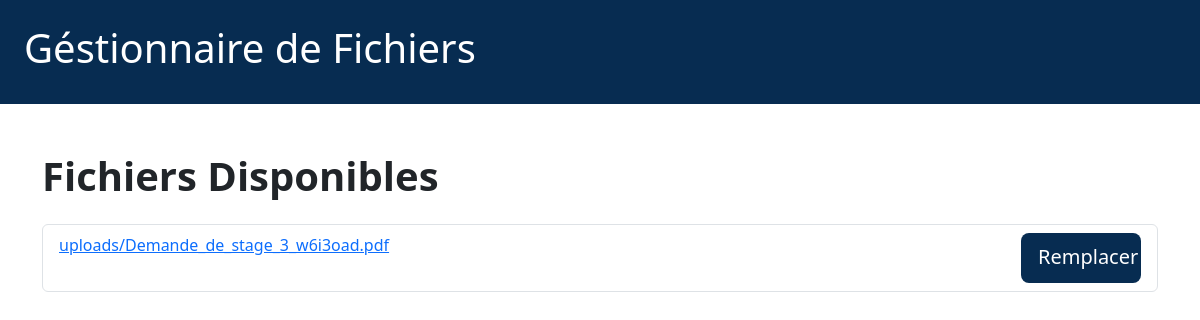
Before: /fichier/fichierDisponible/ (signed in) with the older database file.
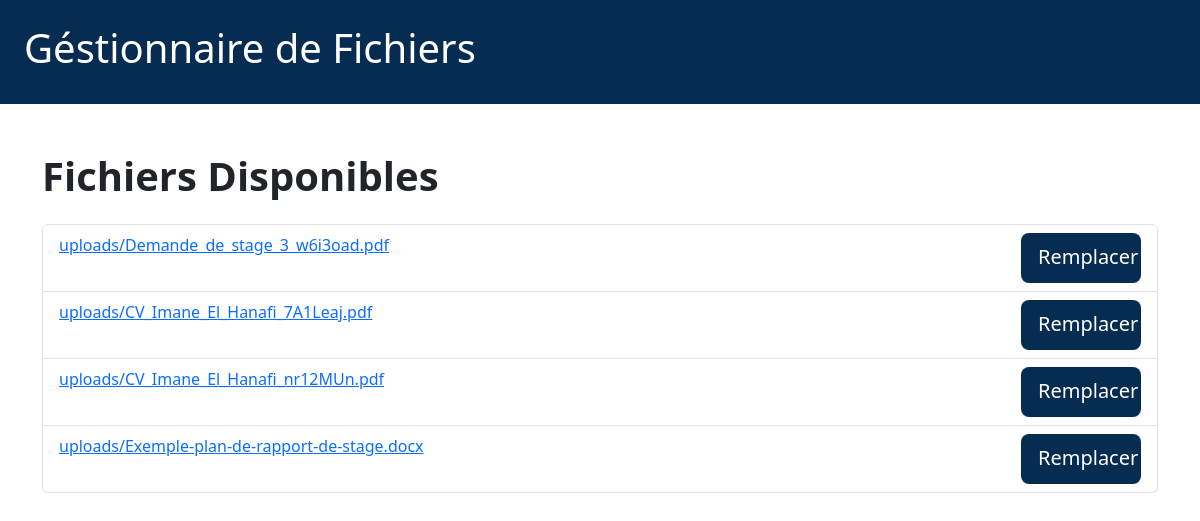
After: the same page with the newer database file.
### fichier/models.py (models this page shows, shortened)
class File(models.Model):
    fichier = models.FileField(upload_to='uploads/', default = "Fichier N'existe Pas")
    user = models.ForeignKey(User, on_delete=models.CASCADE , null = True )
    partage = models.BooleanField(default = False )
    shared_with = models.ManyToManyField(User, related_name="shared_files", blank = True)
    uploaded_at = models.DateField(null = True , blank = True)

### fichier/views.py (the view)
# urls.py: path('fichierDisponible/',Fichier_disponible.as_view(),name= 'fichierDisponible'),
class Fichier_disponible(View):
    template_name = 'fichier/fichier_disponible.html'
    def get(self, request):
        if not request.user.is_authenticated:
            raise Http404("Page Not Found")
        files = File.objects.filter(user=request.user) | File.objects.filter(shared_with=request.user)
        files = files.distinct()
        return render(request, self.template_name, {'files': files})

### templates/fichier/fichier_disponible.html (shortened to what this page needs)
<!DOCTYPE html>
<html lang="en">
<head>
    <link href="https://cdn.jsdelivr.net/npm/bootstrap@5.3.7/dist/css/bootstrap.min.css" rel="stylesheet">
</head>
<body calss="flex flex-col min-h-screen font-sans antialised">
    <nav class="p-4 text-white flex justify-between" style="background-color: #072c51;">
        <a href="{% url 'welcome' %}" class="text-white text-decoration-none" >
            <h1 class="text-3xl font-bold">Géstionnaire de Fichiers</h1>
        </a>
    </nav>
    <div class="container mt-5">
        <h1 class="fs-1 fw-semibold mb-4">Fichiers Disponibles</h1>
        <ul class="list-group">
            {% for file in files %}
                <li class="list-group-item">
                    <a href="{{ file.fichier.url }}" target="_blank">{{ file.fichier.name|cut:"uploadeds/"}}</a>
                    <a href="{% url 'remplacerFichier' file.id %}"  class="btn btn-lg " style="background-color:#072c51;color:white;text-align: center; float: right;width: 120px;height: 50px;">Remplacer</a>
                </li>
            {% empty %}
                <li class="list-group-item">Aucun fichier disponible.</li>
            {% endfor %}
        </ul>
    </div>
</body>
</html>

Changed rows visible on the page:
added File: fichier.name "uploads/CV_Imane_El_Hanafi_7A1Leaj.pdf"
added File: fichier.name "uploads/CV_Imane_El_Hanafi_nr12MUn.pdf"
added File: fichier.name "uploads/Exemple-plan-de-rapport-de-stage.docx"
